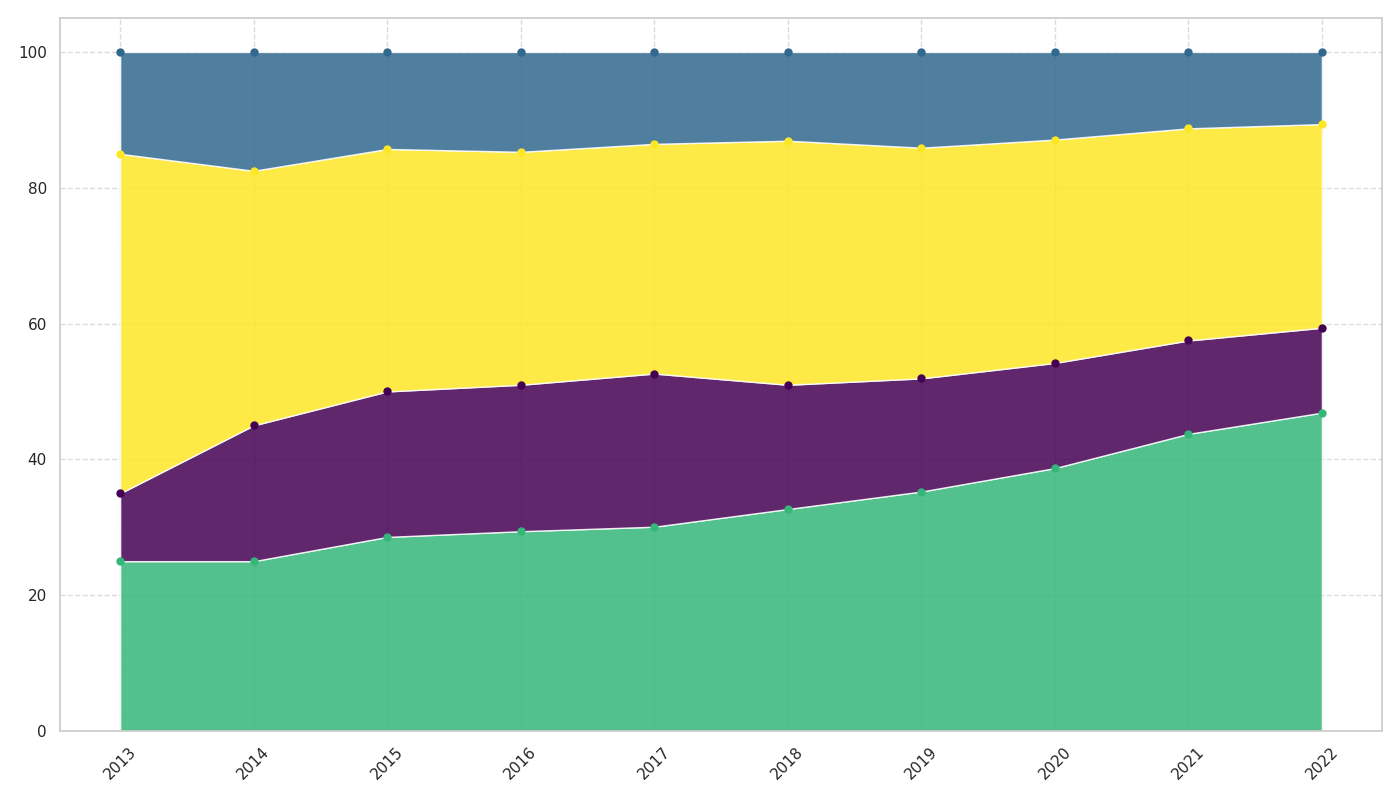

This figure's Python source:
import matplotlib.pyplot as plt
import numpy as np
from matplotlib import cm

years = np.arange(2013, 2023)
ai_adoption = np.array([5, 10, 20, 30, 40, 50, 55, 60, 70, 75])
blockchain_adoption = np.array([2, 8, 15, 22, 30, 28, 26, 24, 22, 20])
iot_adoption = np.array([10, 15, 25, 35, 45, 55, 53, 51, 50, 48])
ar_adoption = np.array([3, 7, 10, 15, 18, 20, 22, 20, 18, 17])

total_adoption = ai_adoption + blockchain_adoption + iot_adoption + ar_adoption
ai_adoption_percentage = (ai_adoption / total_adoption) * 100
blockchain_adoption_percentage = (blockchain_adoption / total_adoption) * 100
iot_adoption_percentage = (iot_adoption / total_adoption) * 100
ar_adoption_percentage = (ar_adoption / total_adoption) * 100

adoption_data = np.vstack([ai_adoption_percentage, blockchain_adoption_percentage, iot_adoption_percentage, ar_adoption_percentage])

fig, ax = plt.subplots(figsize=(14, 8), dpi=100)

colors = cm.viridis(np.linspace(0, 1, 4))
shuffled_colors = [colors[2], colors[0], colors[3], colors[1]]

ax.stackplot(years, adoption_data, colors=shuffled_colors, alpha=0.85)

for i, percentage in enumerate(adoption_data):
    ax.plot(years, np.cumsum(adoption_data, axis=0)[i], marker='o', markersize=5, linestyle='None', label='_nolegend_', color=shuffled_colors[i])

ax.set_xticks(years)
ax.set_xticklabels(years, rotation=45)

ax.grid(True, linestyle='--', alpha=0.7)

plt.tight_layout()
plt.show()
